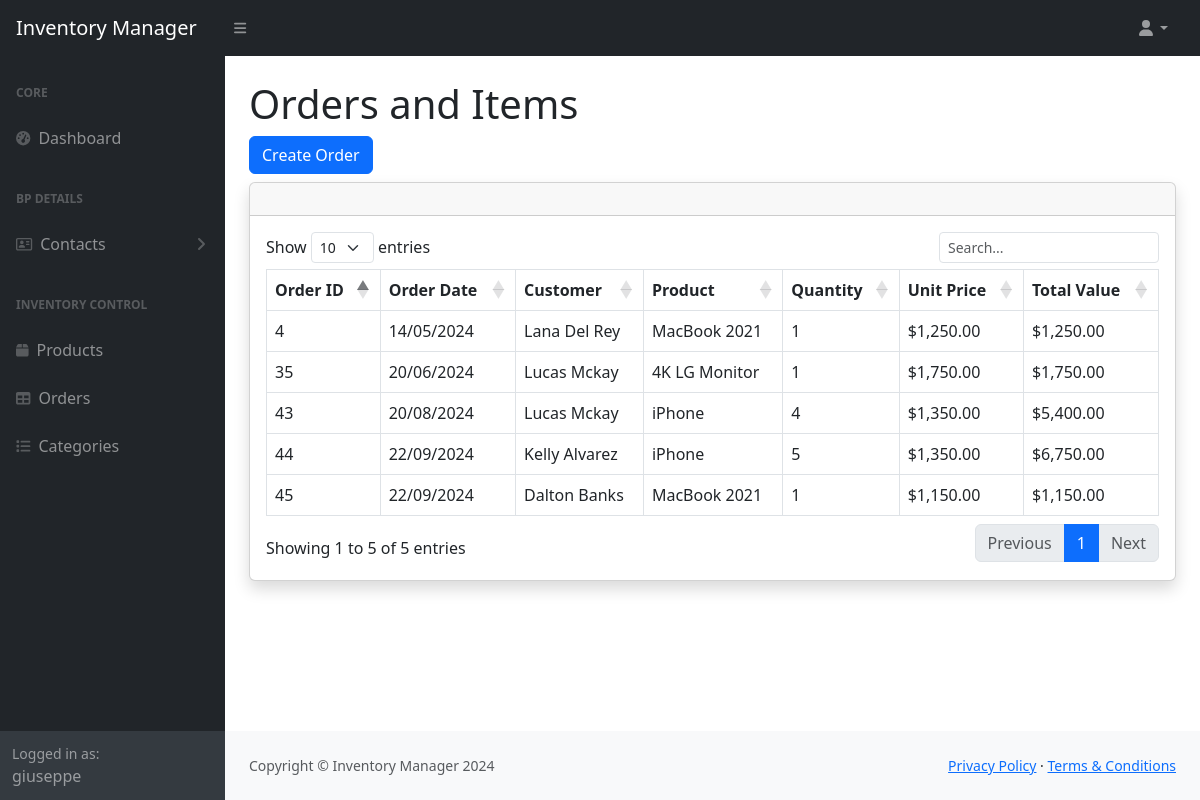
The app's page /orders (signed in), older data.
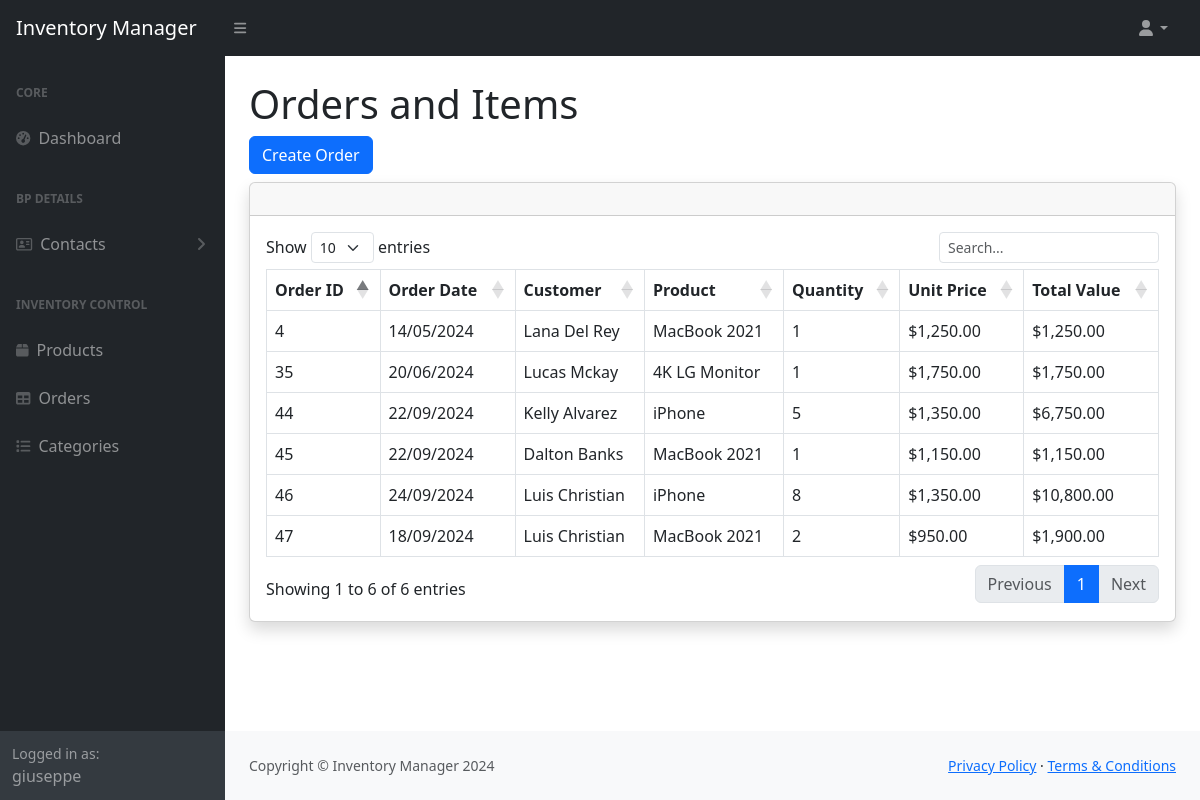
The same page, newer data.
### inventorymanager/models.py (models this page shows, shortened)
class Order(models.Model):
    order_date = models.DateTimeField(default=timezone.now)
    customer = models.ForeignKey(Customer, on_delete=models.CASCADE, related_name="orders")

class Customer(models.Model):
    first_name = models.CharField(max_length=75, null = False)
    last_name = models.CharField(max_length=75, null = False)
    email = models.CharField(max_length=75)
    phone = models.CharField(max_length=15)

class OrderItem(models.Model):
    product = models.ForeignKey(Product, on_delete=models.CASCADE, related_name="product_items")
    order = models.ForeignKey(Order, on_delete=models.CASCADE, related_name="order_items")
    quantity = models.PositiveIntegerField()
    unit_price = models.DecimalField(max_digits=10, decimal_places=2)

class Product(models.Model):
    name = models.CharField(max_length=140, null = False)
    description = models.CharField(max_length=75)
    unit_cost = models.FloatField(null = False)
    quantity_in_stock = models.IntegerField(null=False)
    category = models.ForeignKey(Category, on_delete=models.CASCADE, related_name="products")
    supplier = models.ForeignKey(Supplier, on_delete=models.CASCADE, related_name="products")

### inventorymanager/views.py (the view)
# urls.py: path("orders", views.order_view, name="orders"),
@login_required
def order_view(request):
    orders = Order.objects.annotate(
        total_value=Sum(F('order_items__quantity') * F('order_items__unit_price'))
    )
    return render(request, 'inventorymanager/orders.html', {
            "orders": orders
        })

### inventorymanager/templates/inventorymanager/orders.html (shortened to what this page needs)
{% extends "inventorymanager/layout.html" %}
{% block body %}
<h1 class="mt-4">Orders and Items</h1>
<a type="button" class="btn btn-primary mb-2" href="{% url 'create_order' %}">Create Order</a>
    <div class="card shadow mb-4">
            <div class="card-header py-3">
            </div>
            <div class="card-body">
                <div class="table-responsive">
                    <table id="ordersTable" class="table table-bordered" data-type="order" width="100%" cellspacing="0">
                        <thead>
                            <tr>
                                <th>Order ID</th>
                                <th>Order Date</th>
                                <th>Customer</th>
                                <th>Product</th>
                                <th>Quantity</th>
                                <th>Unit Price</th>
                                <th>Total Value</th>
                            </tr>
                        </thead>
                        <tbody>
                            {% for order in orders %}
                                {% for item in order.order_items.all %}
                                <tr data-id="{{ order.id }}">
                                    <td>{{ order.id }}</td>
                                    <td>{{ order.order_date|date:"d/m/Y" }}</td>
                                    <td>{{ order.customer.first_name }} {{ order.customer.last_name }}</td>
                                    <td>{{ item.product.name }}</td>
                                    <td>{{ item.quantity }}</td>
                                    <td>${{ item.unit_price|floatformat:"2g" }}</td>
                                    {% if forloop.first %}
                                    <td rowspan="{{ order.order_items.count }}" class="align-middle">${{ order.total_value|floatformat:"2g" }}</td>
                                    {% endif %}
                                </tr>
                                {% endfor %}
                            {% endfor %}
                        </tbody>
                    </table>
            </div>
        </div>
</div>
{% endblock body %}

### inventorymanager/templates/inventorymanager/layout.html (shortened to what this page needs)
{% load static %}
<!DOCTYPE html>
<html lang="en">
    <head>
        <link rel="stylesheet" href="https://cdn.jsdelivr.net/npm/bootstrap@5.2.3/dist/css/bootstrap.min.css">
        <link href="{% static 'inventorymanager/css/styles.css' %}" rel="stylesheet" />
        <link rel="stylesheet" href="https://cdn.datatables.net/1.13.4/css/dataTables.bootstrap5.min.css">
        <link href="https://cdn.jsdelivr.net/npm/bootstrap@5.3.0/dist/css/bootstrap.min.css" rel="stylesheet">
        <link href="https://cdn.datatables.net/v/bs5/jszip-3.10.1/dt-2.1.6/b-3.1.2/b-html5-3.1.2/b-print-3.1.2/datatables.min.css" rel="stylesheet">
    </head>
    <body class="sb-nav-fixed">
        <nav class="sb-topnav navbar navbar-expand navbar-dark bg-dark">
            <a class="navbar-brand ps-3" href="{% url 'index' %}">Inventory Manager</a>
            <button class="btn btn-link btn-sm order-1 order-lg-0 me-4 me-lg-0" id="sidebarToggle" href="#!"><i class="fas fa-bars"></i></button>
            <ul class="navbar-nav ms-auto ms-md-0 me-3 me-lg-4">
                <li class="nav-item dropdown">
                    <a class="nav-link dropdown-toggle" id="navbarDropdown" href="#" role="button" data-bs-toggle="dropdown" aria-expanded="false"><i class="fas fa-user fa-fw"></i></a>
                </li>
            </ul>
        </nav>
        <div id="layoutSidenav">
            <div id="layoutSidenav_nav">
                <nav class="sb-sidenav accordion sb-sidenav-dark" id="sidenavAccordion">
                    <div class="sb-sidenav-menu">
                        <div class="nav">
                            <div class="sb-sidenav-menu-heading">Core</div>
                            <a class="nav-link" href="{% url 'index' %}">
                                <div class="sb-nav-link-icon"><i class="fas fa-tachometer-alt"></i></div>
                                Dashboard
                            </a>
                            <div class="sb-sidenav-menu-heading">BP DETAILS</div>
                            <a class="nav-link collapsed" href="#" data-bs-toggle="collapse" data-bs-target="#collapseLayouts" aria-expanded="false" aria-controls="collapseLayouts">
                                <div class="sb-nav-link-icon"><i class="fa-regular fa-address-card"></i></div>
                                Contacts
                                <div class="sb-sidenav-collapse-arrow"><i class="fas fa-angle-down"></i></div>
                            </a>
                            <div class="sb-sidenav-menu-heading">Inventory Control</div>
                            <a class="nav-link" href="{% url 'products' %}">
                                <div class="sb-nav-link-icon"><i class="fa-solid fa-box"></i></div>
                                Products
                            </a>
                            <a class="nav-link" href="{% url 'orders' %}">
                                <div class="sb-nav-link-icon"><i class="fas fa-table"></i></div>
                                Orders
                            </a>
                            <a class="nav-link" href="{% url 'categories' %}">
                                <div class="sb-nav-link-icon"><i class="fa-solid fa-list"></i></div>
                                Categories
                            </a>
                        </div>
                    </div>
                    <div class="sb-sidenav-footer">
                        <div class="small">Logged in as:</div>
                        {{user}}
                    </div>
                </nav>
            </div>
            <div id="layoutSidenav_content">
                <main>
                    <div class="container-fluid px-4">
                        <div class="body">
                            {% block body %}
                            {% endblock %}
                        </div>
                    </div>
                </main>
                <footer class="py-4 bg-light mt-auto">
                    <div class="container-fluid px-4">
                        <div class="d-flex align-items-center justify-content-between small">
                            <div class="text-muted">Copyright &copy; Inventory Manager 2024</div>
                            <div>
                                <a href="#">Privacy Policy</a>
                                &middot;
                                <a href="#">Terms &amp; Conditions</a>
                            </div>
                        </div>
                    </div>
                </footer>
            </div>
        </div>
    </body>
</html>

Row changes from the older to the newer data that the page shows:
removed Order: id "43", order_date "20/08/2024", customer.first_name "Lucas", customer.last_name "Mckay", total_value "5,400.00"
removed OrderItem: product.name "iPhone", quantity "4", unit_price "1,350.00"
added Order: id "46", order_date "24/09/2024", customer.first_name "Luis", customer.last_name "Christian", total_value "10,800.00"
added OrderItem: product.name "iPhone", quantity "8", unit_price "1,350.00"
added Order: id "47", order_date "18/09/2024", customer.first_name "Luis", customer.last_name "Christian", total_value "1,900.00"
added OrderItem: product.name "MacBook 2021", quantity "2", unit_price "950.00"
Text that changed along with them:
text written by a page script: "Show entries Showing 1 to 5 of 5 entries Previous 1 Next" → "Show entries Showing 1 to 6 of 6 entries Previous 1 Next"
